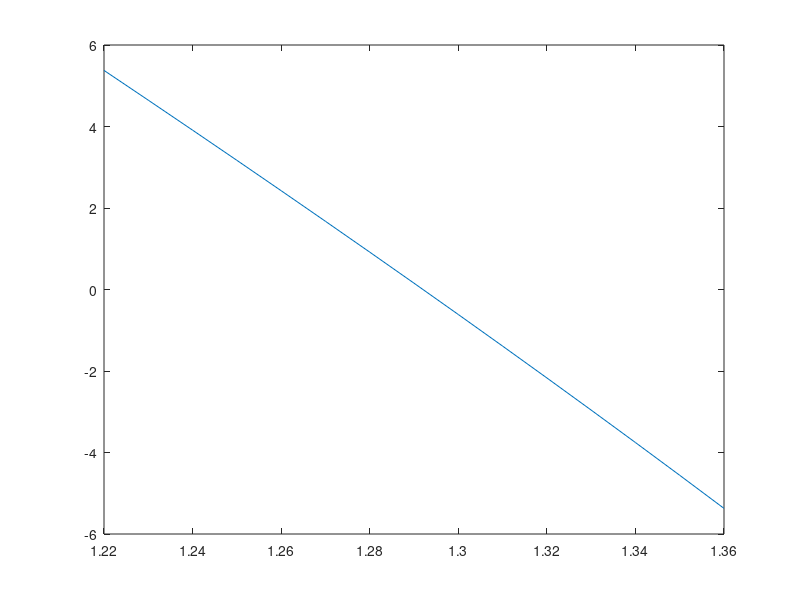

The MATLAB script that drew this image:
clear all
%%
Focal_Length=1.25;  %micron Zemax notation, physical focal length/image space RI
Order=-1;
Wavelength=[1.22:0.01:1.36]+0;    
Theta_In=31.24;
Grating_Pitch=1144; %1144   1000 950
Aperture_Diameter=2.2;   %%2.2 1.35
Total_Pitch=Grating_Pitch*Aperture_Diameter/cos(Theta_In/180*pi);
Wavelength_Resolution=abs(mean(Wavelength)/Total_Pitch/Order);
RI_Inc=1.85;
RI_Out=1;
d=1000/Grating_Pitch;
FOV_Simulated=550;  %micron 223 550
Number_of_Resolvable_Point=abs(Wavelength(end)-Wavelength(1))/Wavelength_Resolution;

%
Theta_Out=zeros(length(Wavelength),1);
for p=1:length(Wavelength)
    Theta_Out(p)=asin((RI_Inc*sin(Theta_In/180*pi)+Order*Wavelength(p)/d)/RI_Out)/pi*180;
end
Divergence_Angle=abs(Theta_Out(end)-Theta_Out(1));
FOV_Estimated=abs(Focal_Length*tan(Divergence_Angle/2/180*pi))*2;
%Forward View
plot(Wavelength,Theta_Out-Theta_In);
Spectral_Spatial_Resolution=abs(Wavelength_Resolution/(Wavelength(end)-Wavelength(1))*FOV_Estimated);
Theta_Out_Mean=mean(Theta_Out);
%Littrow
plot(Wavelength,Theta_Out+Theta_In);
%Theta_D=abs(max(Theta_Out-Theta_In))-abs(min(Theta_Out-Theta_In))
Theta_D2=abs(max(Theta_Out+Theta_In))-abs(min(Theta_Out+Theta_In))
%% Image Space NA
RI=1;
R=0.52;
f=2;
NAi=RI*sin(atan(R/f));
